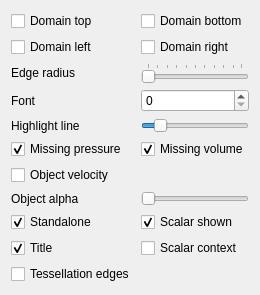
           <widget class="QWidget" name="tabSecond">
            <attribute name="title">
             <string>D-Z</string>
            </attribute>
            <layout class="QFormLayout" name="formLayout_17">
             <item row="0" column="0">
              <widget class="QCheckBox" name="checkBoxDomainTop">
               <property name="text">
                <string>Domain top</string>
               </property>
               <attribute name="buttonGroup">
                <string>buttonGroupDuplicateDomain</string>
               </attribute>
              </widget>
             </item>
             <item row="0" column="1">
              <widget class="QCheckBox" name="checkBoxDomainBottom">
               <property name="text">
                <string>Domain bottom</string>
               </property>
               <attribute name="buttonGroup">
                <string>buttonGroupDuplicateDomain</string>
               </attribute>
              </widget>
             </item>
             <item row="1" column="0">
              <widget class="QCheckBox" name="checkBoxDomainLeft">
               <property name="text">
                <string>Domain left</string>
               </property>
               <attribute name="buttonGroup">
                <string>buttonGroupDuplicateDomain</string>
               </attribute>
              </widget>
             </item>
             <item row="1" column="1">
              <widget class="QCheckBox" name="checkBoxDomainRight">
               <property name="text">
                <string>Domain right</string>
               </property>
               <attribute name="buttonGroup">
                <string>buttonGroupDuplicateDomain</string>
               </attribute>
              </widget>
             </item>
             <item row="2" column="0">
              <widget class="QLabel" name="label_17">
               <property name="text">
                <string>Edge radius</string>
               </property>
              </widget>
             </item>
             <item row="2" column="1">
              <widget class="QSlider" name="horizontalSliderEdgesRadius">
               <property name="maximum">
                <number>99</number>
               </property>
               <property name="pageStep">
                <number>10</number>
               </property>
               <property name="orientation">
                <enum>Qt::Horizontal</enum>
               </property>
               <property name="tickPosition">
                <enum>QSlider::TicksAbove</enum>
               </property>
               <property name="tickInterval">
                <number>10</number>
               </property>
              </widget>
             </item>
             <item row="3" column="0">
              <widget class="QLabel" name="label_10">
               <property name="text">
                <string>Font</string>
               </property>
              </widget>
             </item>
             <item row="3" column="1">
              <widget class="QSpinBox" name="spinBoxFontSize"/>
             </item>
             <item row="4" column="0">
              <widget class="QLabel" name="label_25">
               <property name="text">
                <string>Highlight line</string>
               </property>
              </widget>
             </item>
             <item row="4" column="1">
              <widget class="QSlider" name="horizontalSlider">
               <property name="minimum">
                <number>1</number>
               </property>
               <property name="maximum">
                <number>9</number>
               </property>
               <property name="value">
                <number>2</number>
               </property>
               <property name="orientation">
                <enum>Qt::Horizontal</enum>
               </property>
              </widget>
             </item>
             <item row="5" column="0">
              <widget class="QCheckBox" name="checkBoxMissingPressureShown">
               <property name="text">
                <string>Missing pressure</string>
               </property>
               <property name="checked">
                <bool>true</bool>
               </property>
              </widget>
             </item>
             <item row="5" column="1">
              <widget class="QCheckBox" name="checkBoxMissingVolumeShown">
               <property name="text">
                <string>Missing volume</string>
               </property>
               <property name="checked">
                <bool>true</bool>
               </property>
              </widget>
             </item>
             <item row="6" column="0">
              <widget class="QCheckBox" name="checkBoxObjectVelocity">
               <property name="text">
                <string>Object velocity</string>
               </property>
              </widget>
             </item>
             <item row="7" column="0">
              <widget class="QLabel" name="label_35">
               <property name="text">
                <string>Object alpha</string>
               </property>
              </widget>
             </item>
             <item row="7" column="1">
              <widget class="QSlider" name="horizontalSliderObjectAlpha">
               <property name="orientation">
                <enum>Qt::Horizontal</enum>
               </property>
              </widget>
             </item>
             <item row="8" column="0">
              <widget class="QCheckBox" name="checkBoxStandaloneElementsShown">
               <property name="text">
                <string>Standalone</string>
               </property>
               <property name="checked">
                <bool>true</bool>
               </property>
              </widget>
             </item>
             <item row="8" column="1">
              <widget class="QCheckBox" name="checkBoxScalarShown">
               <property name="text">
                <string>Scalar shown</string>
               </property>
               <property name="checked">
                <bool>true</bool>
               </property>
              </widget>
             </item>
             <item row="9" column="1">
              <widget class="QCheckBox" name="checkBoxScalarContext">
               <property name="text">
                <string>Scalar context</string>
               </property>
              </widget>
             </item>
             <item row="9" column="0">
              <widget class="QCheckBox" name="checkBoxTitleShown">
               <property name="text">
                <string>Title</string>
               </property>
               <property name="checked">
                <bool>true</bool>
               </property>
              </widget>
             </item>
             <item row="10" column="0">
              <widget class="QCheckBox" name="checkBoxEdgesTessellation">
               <property name="text">
                <string>Tessellation edges</string>
               </property>
               <property name="checked">
                <bool>false</bool>
               </property>
              </widget>
             </item>
            </layout>
           </widget>
